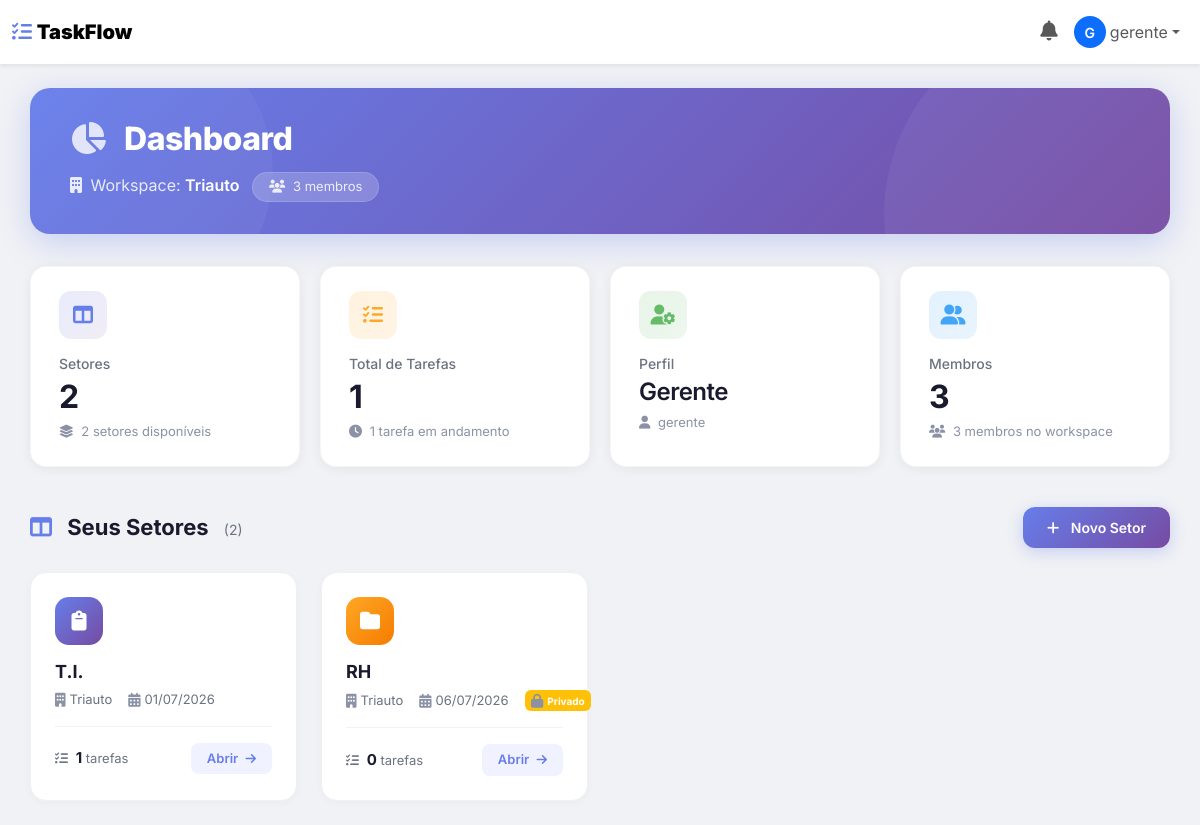
/ (signed in), run on the app's committed database.
### main/models.py (models this page shows, shortened)
class User(AbstractUser):
    TIPOS = (
        ("admin", "Administrador"),
        ("gerente", "Gerente"),
        ("usuario", "Usuário"),
    )
    tipo = models.CharField(
        max_length=20,
        choices=TIPOS,
        default="usuario"
    )
    workspace = models.ForeignKey(
        "Workspace",
        on_delete=models.SET_NULL,
        null=True,
        blank=True,
        related_name="usuarios"
    )

class Workspace(models.Model):
    nome = models.CharField(
        max_length=100
    )
    criado_em = models.DateTimeField(
        auto_now_add=True
    )

class Board(models.Model):
    workspace = models.ForeignKey(
        Workspace,
        on_delete=models.CASCADE,
        related_name="boards"
    )
    nome = models.CharField(
        max_length=100
    )
    descricao = models.TextField(
        blank=True
    )
    privado = models.BooleanField(
        default=False
    )
    criado_em = models.DateTimeField(
        auto_now_add=True
    )

### main/views.py (the view, shortened to what this page needs)
# urls.py: 2. Add a URL to urlpatterns:  path('', views.home, name='home')
@login_required
def home(request):
    usuario = request.user
    workspace = usuario.workspace
    if usuario.tipo == 'admin':
        boards = Board.objects.all()
    elif usuario.tipo == 'gerente':
        boards = Board.objects.filter(workspace=workspace)
    usuarios = User.objects.filter(workspace=workspace)
    total_tarefas = Task.objects.filter(board__workspace=workspace).count()
    return render(
        request,
        "home.html",
        {
            "usuario": usuario,
            "workspace": workspace,
            "boards": boards,
            "usuarios": usuarios,
            "total_tarefas": total_tarefas
        }
    )

### main/templates/home.html (shortened to what this page needs)
{% load static %}
<!DOCTYPE html>
<html lang="pt-br">
<head>
    <link rel="stylesheet" href="https://cdnjs.cloudflare.com/ajax/libs/font-awesome/6.5.0/css/all.min.css">
    <link href="https://cdn.jsdelivr.net/npm/bootstrap@5.3.3/dist/css/bootstrap.min.css" rel="stylesheet">
    <link rel="stylesheet" href="{% static 'css/home.css' %}">
</head>
<body>
    {% include 'navbar.html' %}
    <div class="container-dashboard">
        <div class="dashboard-header">
            <h1>
                <i class="fas fa-chart-pie"></i> Dashboard
            </h1>
            <div class="workspace-info">
                <i class="fas fa-building me-1"></i> Workspace: <strong>{{ workspace.nome }}</strong>
                <span class="badge-workspace ms-2">
                    <i class="fas fa-users me-1"></i> {{ usuarios|length }} membros
                </span>
            </div>
        </div>
        <div class="stats-grid">
            <div class="stat-card">
                <div class="stat-icon purple">
                    <i class="fas fa-columns"></i>
                </div>
                <p class="stat-label">Setores</p>
                <h2 class="stat-value">{{ boards|length }}</h2>
                <div class="stat-sub">
                    <i class="fas fa-layer-group me-1"></i>
                    {% if boards|length == 1 %}
                    1 setor disponível
                    {% else %}
                    {{ boards|length }} setores disponíveis
                    {% endif %}
                </div>
            </div>
            <div class="stat-card">
                <div class="stat-icon orange">
                    <i class="fas fa-tasks"></i>
                </div>
                <p class="stat-label">Total de Tarefas</p>
                <h2 class="stat-value">{{ total_tarefas }}</h2>
                <div class="stat-sub">
                    <i class="fas fa-clock me-1"></i>
                    {% if total_tarefas == 0 %}
                    Nenhuma tarefa cadastrada
                    {% elif total_tarefas == 1 %}
                    1 tarefa em andamento
                    {% else %}
                    {{ total_tarefas }} tarefas em andamento
                    {% endif %}
                </div>
            </div>
            <div class="stat-card">
                <div class="stat-icon green">
                    <i class="fas fa-user-cog"></i>
                </div>
                <p class="stat-label">Perfil</p>
                <h2 class="stat-value" style="font-size:24px; font-weight:600;">
                    {{ usuario.get_tipo_display }}
                </h2>
                <div class="stat-sub">
                    <i class="fas fa-user me-1"></i> {{ usuario.username }}
                </div>
            </div>
            <div class="stat-card">
                <div class="stat-icon blue">
                    <i class="fas fa-user-friends"></i>
                </div>
                <p class="stat-label">Membros</p>
                <h2 class="stat-value">{{ usuarios|length }}</h2>
                <div class="stat-sub">
                    <i class="fas fa-users me-1"></i>
                    {% if usuarios|length == 1 %}
                    1 membro no workspace
                    {% else %}
                    {{ usuarios|length }} membros no workspace
                    {% endif %}
                </div>
            </div>
        </div>
        <div class="section-header">
            <h2>
                <i class="fas fa-columns"></i>
                {% if user.tipo == 'usuario' %}
                    Meus Setores
                {% else %}
                    Seus Setores
                {% endif %}
                <span style="font-size:14px; font-weight:400; color:#6b7280; margin-left:10px;">
                    ({{ boards|length }})
                </span>
            </h2>
            {% if user.tipo == 'gerente' or user.tipo == 'admin' %}
            <button class="btn-create-board" data-bs-toggle="modal" data-bs-target="#createBoardModal">
                <i class="fas fa-plus"></i> Novo Setor
            </button>
            {% endif %}
        </div>
        {% if boards %}
        <div class="boards-grid">
            {% for board in boards %}
            <div class="board-card">
                <div class="board-icon {% cycle '' 'different-color' 'another-color' 'fourth-color' %}">
                    <i class="fas fa-{% cycle 'clipboard' 'folder' 'file-alt' 'list' 'sticky-note' 'tasks' %}"></i>
                </div>
                <h3>{{ board.nome }}</h3>
                <div class="board-meta">
                    <span>
                        <i class="fas fa-building"></i> {{ board.workspace.nome }}
                    </span>
                    <span>
                        <i class="fas fa-calendar-alt"></i> {{ board.criado_em|date:"d/m/Y" }}
                    </span>
                    {% if board.privado %}
                    <span class="badge bg-warning" style="font-size:10px;">
                        <i class="fas fa-lock"></i> Privado
                    </span>
                    {% endif %}
                </div>
                <div class="board-footer">
                    <div class="task-count">
                        <i class="fas fa-tasks me-1"></i>
                        <strong>{{ board.tarefas.count }}</strong> tarefas
                    </div>
                    <a href="{% url 'board' board_id=board.id %}" class="btn-open-board">
                        Abrir <i class="fas fa-arrow-right"></i>
                    </a>
                </div>
            </div>
            {% endfor %}
        </div>
        {% endif %}
    </div>
</body>
</html>

### main/templates/navbar.html (shortened to what this page needs)
<nav class="navbar navbar-expand-lg navbar-light bg-white shadow-sm">
    <div class="container-fluid">
        <a class="navbar-brand fw-bold" href="{% url 'home' %}">
            <i class="fas fa-tasks" style="color: #667eea;"></i>
            <strong>TaskFlow</strong>
        </a>
        <div class="collapse navbar-collapse" id="navbarNav">
            <ul class="navbar-nav ms-auto align-items-center">
                <li class="nav-item dropdown" id="notificacoes-dropdown">
                    <a class="nav-link position-relative" href="#" role="button" data-bs-toggle="dropdown" aria-expanded="false" id="sino-notificacoes">
                        <i class="fas fa-bell" style="font-size: 20px;"></i>
                    </a>
                </li>
                <li class="nav-item dropdown">
                    <a class="nav-link dropdown-toggle d-flex align-items-center" href="#" role="button" data-bs-toggle="dropdown">
                        {% if user.avatar %}
                        <img src="{{ user.avatar.url }}" alt="Avatar" class="rounded-circle me-1" style="width: 32px; height: 32px; object-fit: cover;">
                        {% else %}
                        <div class="rounded-circle bg-primary text-white d-inline-flex align-items-center justify-content-center me-1" style="width: 32px; height: 32px; font-size: 14px; font-weight: 600;">
                            {{ user.first_name|first|default:user.username|first|upper }}
                        </div>
                        {% endif %}
                        <span class="d-none d-md-inline">
                            {{ user.first_name|default:user.username }}
                        </span>
                    </a>
                </li>
            </ul>
        </div>
    </div>
</nav>

### data on the page
User: first_name|first "G", first_name "gerente", tipo "Gerente", username "gerente"
Workspace: nome "Triauto"
Board: nome "T.I.", workspace.nome "Triauto", criado_em "01/07/2026", tarefas.count "1"
Board: nome "RH", workspace.nome "Triauto", criado_em "06/07/2026", privado True (drawn), tarefas.count "0"

### other printed values
{{ usuarios|length }} "3"
{{ boards|length }} "2"
{{ total_tarefas }} "1"
